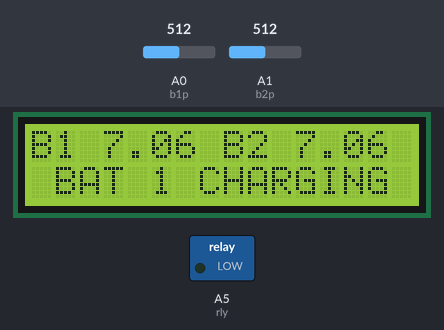
The sketch below on a simulated Arduino Uno, built with avr-gcc and run on an emulated ATmega328P. Parts: 16×2 character LCD, switched loads named in the sketch (green lamp = pin HIGH). The test bench sets the inputs (shaded band); at power-on: A0 (b1p) = 512, A1 (b2p) = 512.

Above: at 3.2 s.
3.3 s: A0 (b1p) set to 574
At 4.5 s:
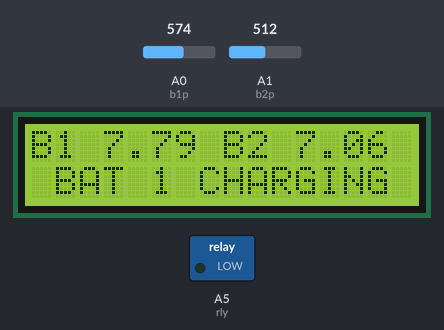
4.8 s: A0 (b1p) set to 609
At 6.0 s:
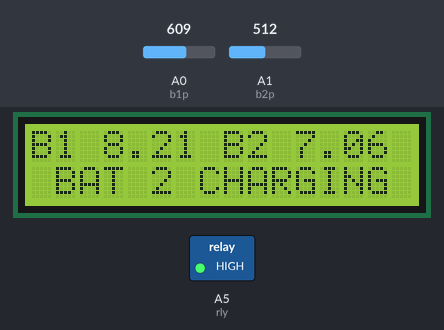
6.3 s: A1 (b2p) set to 576
At 7.3 s:
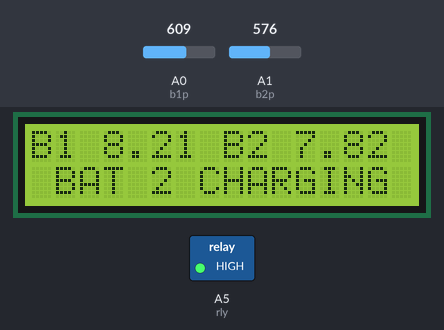
7.8 s: A1 (b2p) set to 607
At 8.6 s:
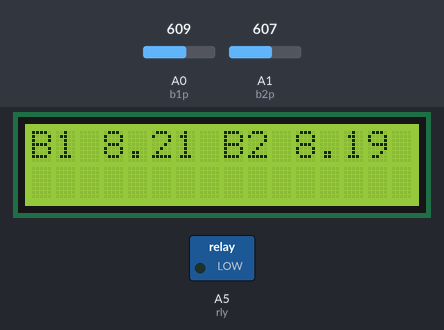
9.3 s: A1 (b2p) set to 511
At 10.0 s:
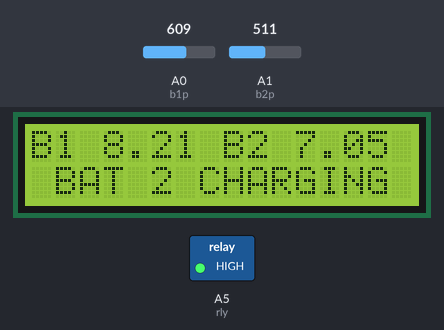
10.8 s: A0 (b1p) set to 511
At 11.3 s:
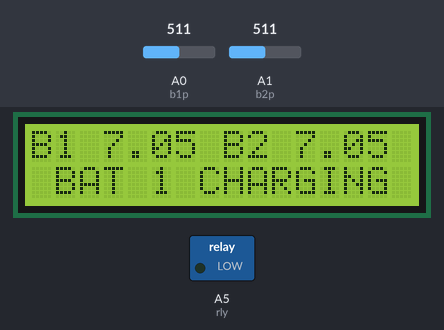
Timing chart, 0 to 13.3 s (numbered marks = the images above; inputs shaded):
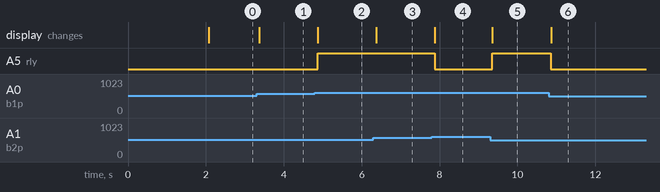

The sketch:

battery_swapingcode.ino
```cpp
//https://www.instructables.com/Voltage-Measurement-Using-Arduino/#:~:text=With%20a%20slight%20modification%20in,R1%20%2B%20R2)%2FR2)%3B
#include <LiquidCrystal.h>
LiquidCrystal lcd(8, 9, 10, 11, 12, 13);
#define b1p A0
#define b2p A1
#define rly A5
int b1v = 0;
int b2v = 0;
float b1volt;
float b2volt;
float R1 = 47000.0;
float R2 = 33000.0;
void setup()
{
  pinMode(b1p, INPUT);
  pinMode(b2p, INPUT);
  pinMode(rly, OUTPUT);
  digitalWrite(rly, LOW);
  lcd.begin(16, 2);
  lcd.clear();
  lcd.setCursor(0, 0);
  lcd.print("AUTO LOW BATTERY");
  lcd.setCursor(0, 1);
  lcd.print(" SWAPING SYSTEM ");
  delay(2000);
}
void loop()
{
  b1v = analogRead(A0);
  b2v = analogRead(A1);
  b1volt = b1v * (5.0 / 1024) * ((R1 + R2) / R2);
  b2volt = b2v * (5.0 / 1024) * ((R1 + R2) / R2);
  b1volt = b1volt + 1;
  b2volt = b2volt + 1;
  lcd.clear();
  lcd.setCursor(0, 0);
  lcd.print("B1 ");
  lcd.print(b1volt);
  lcd.print(" B2 ");
  lcd.print(b2volt);
  if (b1volt < 8 and b2volt>8 or b1volt<8 and b2volt<8) {
    digitalWrite(rly, LOW);
    lcd.setCursor(0, 1);
    lcd.print(" BAT 1 CHARGING ");
  }
  if (b2volt < 8 and b1volt>8) {
    digitalWrite(rly, HIGH);
    lcd.setCursor(0, 1);
    lcd.print(" BAT 2 CHARGING ");
  }
  if(b1volt>8 and b2volt>8){
    digitalWrite(rly, LOW);
  }

  delay(100);
}
```

Measured:
- the behaviour switches between 591 and 592 on A0 (b1p) (found by bisection; images 1 and 2)
- the behaviour switches between 591 and 592 on A1 (b2p) (found by bisection; images 3 and 4)
- after the input at 3.3 s, the display: changes after 0.07 s (image 1)
- after the input at 4.8 s, A5 (rly): LOW → HIGH after 0.07 s; the display: changes after 0.07 s (image 2)
- after the input at 6.3 s, the display: changes after 0.08 s (image 3)
- after the input at 7.8 s, A5 (rly): HIGH → LOW after 0.08 s; the display: changes after 0.08 s (image 4)
- after the input at 9.3 s, A5 (rly): LOW → HIGH after 0.05 s; the display: changes after 0.06 s (image 5)
- after the input at 10.8 s, A5 (rly): HIGH → LOW after 0.06 s; the display: changes after 0.06 s (image 6)
